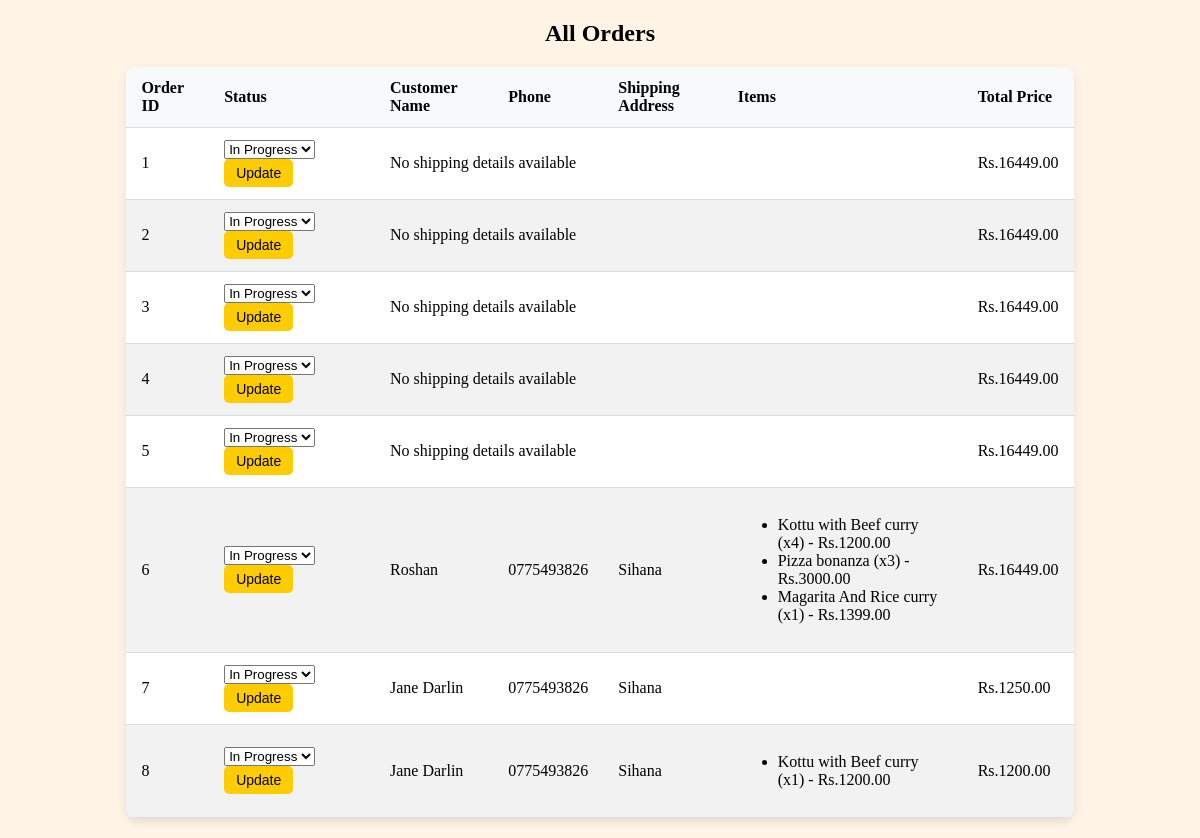
Page /dashboard/orders on the earlier database version.
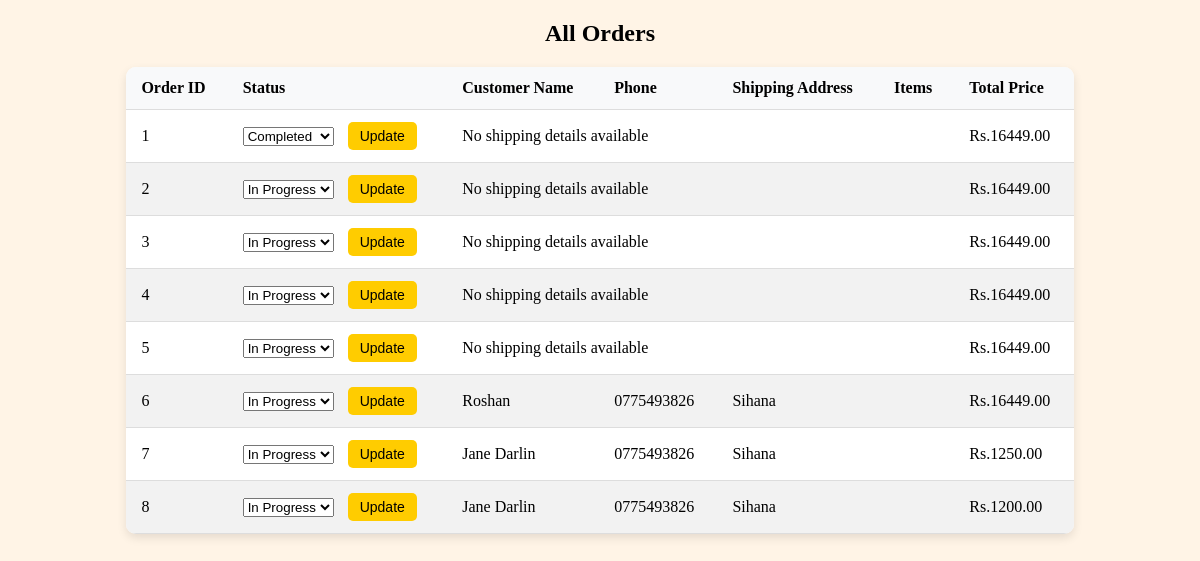
Same page on the later database version.
### webstore/models.py (models this page shows, shortened)
class Order(models.Model):
    items = models.TextField()  # Use for sqlite
    order_date = models.DateTimeField(auto_now_add=True)
    STATUS_CHOICES = [
        ('Incomplete', 'Incomplete'),
        ('Complete', 'Complete'),
    ]
    status = models.CharField(max_length=20, choices=STATUS_CHOICES, default='Incomplete')
    total_price = models.FloatField(default=0)

class ShippingDetails(models.Model):
    order = models.OneToOneField(Order, on_delete=models.CASCADE)  # Link to Order
    name = models.CharField(max_length=255)
    delivery_date = models.DateField()
    delivery_time = models.TimeField()
    house_no = models.CharField(max_length=10)
    street1 = models.CharField(max_length=255)
    street2 = models.CharField(max_length=255, blank=True, null=True)
    town = models.CharField(max_length=255)
    phone = models.CharField(max_length=15)

class OrderItem(models.Model):
    order = models.ForeignKey(Order, on_delete=models.CASCADE)
    item = models.ForeignKey(Menu, on_delete=models.CASCADE)
    quantity = models.PositiveIntegerField(default=1)

class Menu(models.Model):
    name = models.CharField(max_length=50)
    description = models.CharField(max_length=400)
    price = models.FloatField()
    img_url = models.ImageField(upload_to='static/')

### webstore/views.py (the view)
# urls.py: path('dashboard/orders', views.view_orders, name='view_orders'),  # Correct URL pattern
def view_orders(request):
    orders = Order.objects.all()
    order_details = []
    for order in orders:
        order_items = OrderItem.objects.filter(order=order)
        try:
            shipping_details = ShippingDetails.objects.get(order=order)
        except ShippingDetails.DoesNotExist:
            shipping_details = None  # In case shipping details are missing
        order_detail = {
            'order': order,
            'shipping_details': shipping_details,
            'order_items': order_items
        }
        order_details.append(order_detail)
    return render(request, 'view_orders.html', {'order_details': order_details})

### webstore/templates/view_orders.html (shortened to what this page needs)
<!DOCTYPE html>
<html lang="en">
<head>
</head>
<body>
    <h2 class="center">All Orders</h2>
    <table class="table">
        <thead>
            <tr>
                <th>Order ID</th>
                <th>Status</th>
                <th>Customer Name</th>
                <th>Phone</th>
                <th>Shipping Address</th>
                <th>Items</th>
                <th>Total Price</th>
            </tr>
        </thead>
        <tbody>
            {% for order_detail in order_details %}
                <tr>
                    <td>{{ order_detail.order.id }}</td>
                    <td>
                        <div class="status-update">
                            <form method="POST" action="{% url 'update_order_status' order_detail.order.id %}">
                                <select name="status">
                                    <option value="In Progress" {% if order_detail.order.status == 'In Progress' %}selected{% endif %}>In Progress</option>
                                    <option value="Completed" {% if order_detail.order.status == 'Completed' %}selected{% endif %}>Completed</option>
                                </select>
                                <button type="submit" class="btn btn-warning btn-sm">Update</button>
                            </form>
                        </div>
                    </td>
                    {% if order_detail.shipping_details %}
                        <td>{{ order_detail.shipping_details.name }}</td>
                        <td>{{ order_detail.shipping_details.phone }}</td>
                        <td>{{ order_detail.shipping_details.street1 }}</td>
                    {% else %}
                        <td colspan="3">No shipping details available</td>
                    {% endif %}
                    <td>
                        <ul>
                            {% for item in order_detail.order_items %}
                                <li>{{ item.item.name }} (x{{ item.quantity }}) - Rs.{{ item.item.price|floatformat:2 }}</li>
                            {% endfor %}
                        </ul>
                    </td>
                    <td>Rs.{{ order_detail.order.total_price|floatformat:2 }}</td>
                </tr>
            {% endfor %}
        </tbody>
    </table>
</body>
</html>

### webstore/templates/view_orders.html (style rules this page uses)
body { background-color: #fff4e6; }
.center { text-align: center; }
.table { width: 80%; margin: 20px auto; border-collapse: collapse; background: #fff; border-radius: 10px; overflow: hidden; box-shadow: 0 4px 10px rgba(0, 0, 0, 0.1); }
.table th, .table td { padding: 12px 15px; text-align: left; border-bottom: 1px solid #ddd; }
.table thead { background: #f8f9fa; font-weight: bold; }
.table tbody tr:nth-child(even) { background: #f2f2f2; }
.btn-sm { padding: 6px 12px; font-size: 14px; border-radius: 5px; }
.btn-warning { background: #ffcc00; color: #000; border: none; }
.status-update { display: flex; align-items: center; }
.status-update select { margin-right: 10px; }

Differences in the rows shown:
removed OrderItem: item.name "Kottu with Beef curry", quantity "4", item.price "1200.00", shown under Order "Roshan"
removed OrderItem: item.name "Pizza bonanza", quantity "3", item.price "3000.00", shown under Order "Roshan"
removed OrderItem: item.name "Magarita And Rice curry", quantity "1", item.price "1399.00", shown under Order "Roshan"
removed OrderItem: item.name "Kottu with Beef curry", quantity "1", item.price "1200.00", shown under Order id 8
changed Order id 1: status "In Progress" → "Completed"
